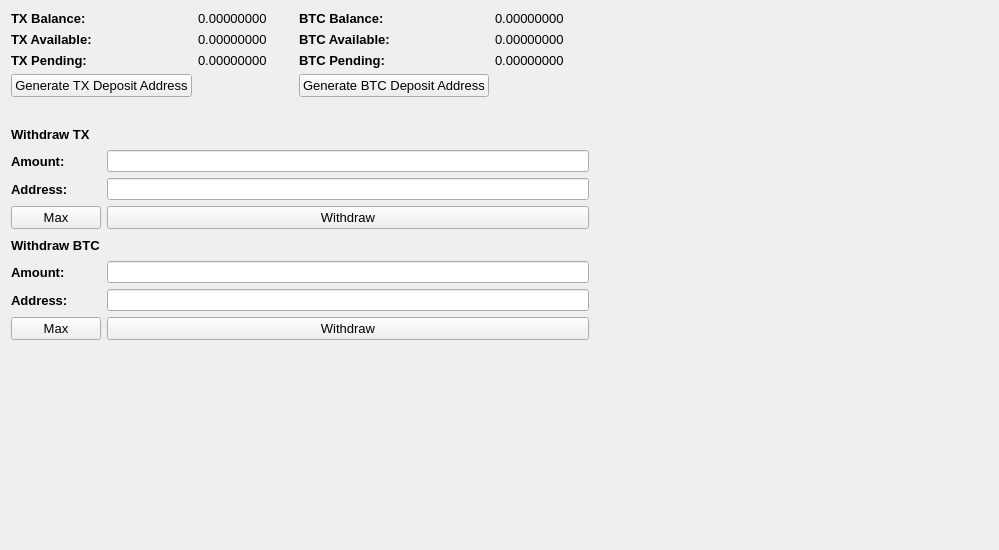
     <widget class="QWidget" name="ExtradeBalance">
      <attribute name="title">
       <string>1Ex.Trade Balance</string>
      </attribute>
      <layout class="QGridLayout" name="gridLayout_13">
       <item row="0" column="0">
        <layout class="QGridLayout" name="gridLayout_6">
         <item row="0" column="0">
          <widget class="QLabel" name="label_37">
           <property name="font">
            <font>
             <pointsize>10</pointsize>
             <weight>75</weight>
             <bold>true</bold>
            </font>
           </property>
           <property name="text">
            <string>TX Balance:</string>
           </property>
          </widget>
         </item>
         <item row="1" column="0">
          <widget class="QLabel" name="label_38">
           <property name="font">
            <font>
             <pointsize>10</pointsize>
             <weight>75</weight>
             <bold>true</bold>
            </font>
           </property>
           <property name="text">
            <string>TX Available:</string>
           </property>
          </widget>
         </item>
         <item row="2" column="0">
          <widget class="QLabel" name="label_39">
           <property name="font">
            <font>
             <pointsize>10</pointsize>
             <weight>75</weight>
             <bold>true</bold>
            </font>
           </property>
           <property name="text">
            <string>TX Pending:</string>
           </property>
          </widget>
         </item>
         <item row="0" column="1">
          <widget class="QLabel" name="ExtradeTXBalance">
           <property name="font">
            <font>
             <pointsize>10</pointsize>
            </font>
           </property>
           <property name="text">
            <string>0.00000000</string>
           </property>
           <property name="textInteractionFlags">
            <set>Qt::LinksAccessibleByMouse|Qt::TextSelectableByMouse</set>
           </property>
          </widget>
         </item>
         <item row="0" column="2">
          <widget class="QLabel" name="label_40">
           <property name="font">
            <font>
             <pointsize>10</pointsize>
             <weight>75</weight>
             <bold>true</bold>
            </font>
           </property>
           <property name="text">
            <string>BTC Balance:</string>
           </property>
          </widget>
         </item>
         <item row="1" column="1">
          <widget class="QLabel" name="ExtradeTXAvailable">
           <property name="font">
            <font>
             <pointsize>10</pointsize>
            </font>
           </property>
           <property name="text">
            <string>0.00000000</string>
           </property>
           <property name="textInteractionFlags">
            <set>Qt::LinksAccessibleByMouse|Qt::TextSelectableByMouse</set>
           </property>
          </widget>
         </item>
         <item row="2" column="1">
          <widget class="QLabel" name="ExtradeTXPending">
           <property name="font">
            <font>
             <pointsize>10</pointsize>
            </font>
           </property>
           <property name="text">
            <string>0.00000000</string>
           </property>
           <property name="textInteractionFlags">
            <set>Qt::LinksAccessibleByMouse|Qt::TextSelectableByMouse</set>
           </property>
          </widget>
         </item>
         <item row="1" column="2">
          <widget class="QLabel" name="label_41">
           <property name="font">
            <font>
             <pointsize>10</pointsize>
             <weight>75</weight>
             <bold>true</bold>
            </font>
           </property>
           <property name="text">
            <string>BTC Available:</string>
           </property>
          </widget>
         </item>
         <item row="2" column="2">
          <widget class="QLabel" name="label_42">
           <property name="font">
            <font>
             <pointsize>10</pointsize>
             <weight>75</weight>
             <bold>true</bold>
            </font>
           </property>
           <property name="text">
            <string>BTC Pending:</string>
           </property>
          </widget>
         </item>
         <item row="0" column="3">
          <widget class="QLabel" name="ExtradeBTCBalance">
           <property name="font">
            <font>
             <pointsize>10</pointsize>
            </font>
           </property>
           <property name="text">
            <string>0.00000000</string>
           </property>
           <property name="textInteractionFlags">
            <set>Qt::LinksAccessibleByMouse|Qt::TextSelectableByMouse</set>
           </property>
          </widget>
         </item>
         <item row="1" column="3">
          <widget class="QLabel" name="ExtradeBTCAvailable">
           <property name="font">
            <font>
             <pointsize>10</pointsize>
            </font>
           </property>
           <property name="text">
            <string>0.00000000</string>
           </property>
           <property name="textInteractionFlags">
            <set>Qt::LinksAccessibleByMouse|Qt::TextSelectableByMouse</set>
           </property>
          </widget>
         </item>
         <item row="2" column="3">
          <widget class="QLabel" name="ExtradeBTCPending">
           <property name="font">
            <font>
             <pointsize>10</pointsize>
            </font>
           </property>
           <property name="text">
            <string>0.00000000</string>
           </property>
           <property name="textInteractionFlags">
            <set>Qt::LinksAccessibleByMouse|Qt::TextSelectableByMouse</set>
           </property>
          </widget>
         </item>
         <item row="3" column="0">
          <widget class="QPushButton" name="ExtradeTXGenDepositBTN">
           <property name="font">
            <font>
             <pointsize>10</pointsize>
            </font>
           </property>
           <property name="text">
            <string>Generate TX Deposit Address</string>
           </property>
          </widget>
         </item>
         <item row="3" column="2">
          <widget class="QPushButton" name="ExtradeBTCGenDepositBTN">
           <property name="font">
            <font>
             <pointsize>10</pointsize>
            </font>
           </property>
           <property name="text">
            <string>Generate BTC Deposit Address</string>
           </property>
          </widget>
         </item>
        </layout>
       </item>
       <item row="0" column="1" rowspan="4">
        <spacer name="horizontalSpacer_4">
         <property name="orientation">
          <enum>Qt::Horizontal</enum>
         </property>
         <property name="sizeHint" stdset="0">
          <size>
           <width>399</width>
           <height>528</height>
          </size>
         </property>
        </spacer>
       </item>
       <item row="1" column="0">
        <layout class="QHBoxLayout" name="horizontalLayout_6">
         <item>
          <widget class="QLabel" name="ExtradeTXAddress">
           <property name="font">
            <font>
             <pointsize>10</pointsize>
             <weight>75</weight>
             <bold>true</bold>
            </font>
           </property>
           <property name="text">
            <string/>
           </property>
           <property name="textInteractionFlags">
            <set>Qt::TextSelectableByMouse</set>
           </property>
          </widget>
         </item>
         <item>
          <widget class="QLabel" name="ExtradeBTCAddress">
           <property name="font">
            <font>
             <pointsize>10</pointsize>
             <weight>75</weight>
             <bold>true</bold>
            </font>
           </property>
           <property name="text">
            <string/>
           </property>
           <property name="textInteractionFlags">
            <set>Qt::TextSelectableByMouse</set>
           </property>
          </widget>
         </item>
        </layout>
       </item>
       <item row="2" column="0">
        <layout class="QGridLayout" name="gridLayout_8">
         <item row="3" column="0">
          <widget class="QPushButton" name="Extrade_Withdraw_MaxTX_Amount">
           <property name="font">
            <font>
             <pointsize>10</pointsize>
            </font>
           </property>
           <property name="text">
            <string>Max</string>
           </property>
          </widget>
         </item>
         <item row="4" column="1">
          <spacer name="horizontalSpacer_5">
           <property name="orientation">
            <enum>Qt::Horizontal</enum>
           </property>
           <property name="sizeHint" stdset="0">
            <size>
             <width>40</width>
             <height>20</height>
            </size>
           </property>
          </spacer>
         </item>
         <item row="4" column="0">
          <widget class="QLabel" name="label_49">
           <property name="font">
            <font>
             <pointsize>10</pointsize>
             <weight>75</weight>
             <bold>true</bold>
            </font>
           </property>
           <property name="text">
            <string>Withdraw BTC</string>
           </property>
          </widget>
         </item>
         <item row="5" column="0">
          <widget class="QLabel" name="label_50">
           <property name="font">
            <font>
             <pointsize>10</pointsize>
             <weight>75</weight>
             <bold>true</bold>
            </font>
           </property>
           <property name="text">
            <string>Amount:</string>
           </property>
          </widget>
         </item>
         <item row="0" column="0">
          <widget class="QLabel" name="label_51">
           <property name="font">
            <font>
             <pointsize>10</pointsize>
             <weight>75</weight>
             <bold>true</bold>
            </font>
           </property>
           <property name="text">
            <string>Withdraw TX</string>
           </property>
          </widget>
         </item>
         <item row="3" column="1">
          <widget class="QPushButton" name="SafecexWithdrawTXBtn_2">
           <property name="font">
            <font>
             <pointsize>10</pointsize>
            </font>
           </property>
           <property name="text">
            <string>Withdraw</string>
           </property>
          </widget>
         </item>
         <item row="1" column="0">
          <widget class="QLabel" name="label_52">
           <property name="font">
            <font>
             <pointsize>10</pointsize>
             <weight>75</weight>
             <bold>true</bold>
            </font>
           </property>
           <property name="text">
            <string>Amount:</string>
           </property>
          </widget>
         </item>
         <item row="0" column="1">
          <spacer name="horizontalSpacer_6">
           <property name="orientation">
            <enum>Qt::Horizontal</enum>
           </property>
           <property name="sizeHint" stdset="0">
            <size>
             <width>40</width>
             <height>20</height>
            </size>
           </property>
          </spacer>
         </item>
         <item row="2" column="1">
          <widget class="QLineEdit" name="ExtradeWithdrawTXAddress">
           <property name="font">
            <font>
             <pointsize>9</pointsize>
             <weight>75</weight>
             <bold>true</bold>
            </font>
           </property>
           <property name="text">
            <string/>
           </property>
          </widget>
         </item>
         <item row="1" column="1">
          <widget class="QLineEdit" name="ExtradeWithdrawTXInput">
           <property name="font">
            <font>
             <pointsize>9</pointsize>
             <weight>75</weight>
             <bold>true</bold>
            </font>
           </property>
           <property name="text">
            <string/>
           </property>
          </widget>
         </item>
         <item row="2" column="0">
          <widget class="QLabel" name="label_53">
           <property name="font">
            <font>
             <pointsize>10</pointsize>
             <weight>75</weight>
             <bold>true</bold>
            </font>
           </property>
           <property name="text">
            <string>Address:</string>
           </property>
          </widget>
         </item>
         <item row="6" column="0">
          <widget class="QLabel" name="label_54">
           <property name="font">
            <font>
             <pointsize>10</pointsize>
             <weight>75</weight>
             <bold>true</bold>
            </font>
           </property>
           <property name="text">
            <string>Address:</string>
           </property>
          </widget>
         </item>
         <item row="5" column="1">
          <widget class="QLineEdit" name="ExtradeWithdrawBTCInput">
           <property name="font">
            <font>
             <pointsize>9</pointsize>
             <weight>75</weight>
             <bold>true</bold>
            </font>
           </property>
           <property name="text">
            <string/>
           </property>
          </widget>
         </item>
         <item row="6" column="1">
          <widget class="QLineEdit" name="ExtradeWithdrawBTCAddress">
           <property name="font">
            <font>
             <pointsize>9</pointsize>
             <weight>75</weight>
             <bold>true</bold>
            </font>
           </property>
           <property name="text">
            <string/>
           </property>
          </widget>
         </item>
         <item row="7" column="0">
          <widget class="QPushButton" name="Extrdae_Withdraw_MaxBTC_Amount">
           <property name="font">
            <font>
             <pointsize>10</pointsize>
            </font>
           </property>
           <property name="text">
            <string>Max</string>
           </property>
          </widget>
         </item>
         <item row="7" column="1">
          <widget class="QPushButton" name="ExtradeWithdrawBTCBtn">
           <property name="font">
            <font>
             <pointsize>10</pointsize>
            </font>
           </property>
           <property name="text">
            <string>Withdraw</string>
           </property>
          </widget>
         </item>
        </layout>
       </item>
       <item row="3" column="0">
        <spacer name="verticalSpacer">
         <property name="orientation">
          <enum>Qt::Vertical</enum>
         </property>
         <property name="sizeHint" stdset="0">
          <size>
           <width>578</width>
           <height>189</height>
          </size>
         </property>
        </spacer>
       </item>
      </layout>
     </widget>
